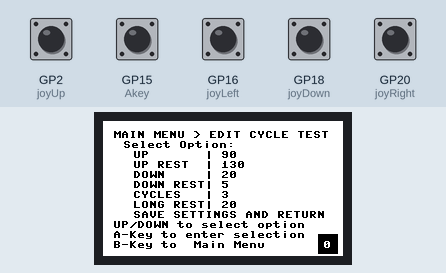
A program run on a simulated Raspberry Pi Pico running MicroPython. Parts: 240×135 colour display. Inputs (shaded band) come from the test bench; at power-on: GP2 (joyUp), GP15 (Akey), GP16 (joyLeft), GP18 (joyDown), GP20 (joyRight) HIGH.

Above: at 1.2 s.
1.3 s: GP15 (Akey) pulled LOW for 0.2 s
At 1.85 s:
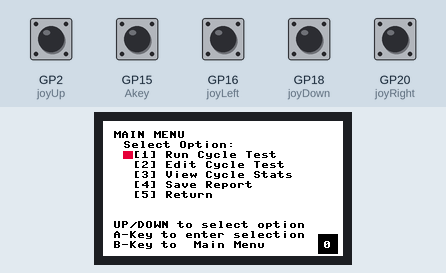
3.7 s: GP18 (joyDown) pulled LOW for 0.2 s
At 4.04 s:
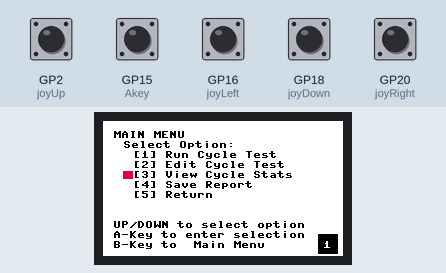
5.4 s: GP2 (joyUp) pulled LOW for 0.2 s
At 5.61 s:
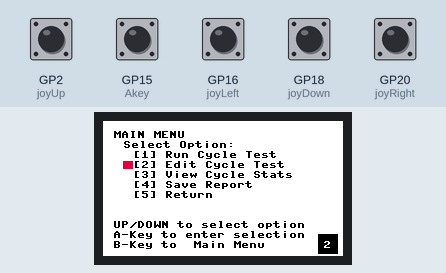
7.1 s: GP18 (joyDown) pulled LOW for 1 s
At 7.66 s:
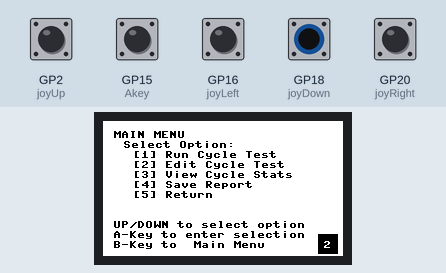
9.6 s: GP2 (joyUp) pulled LOW for 1 s
At 10.01 s:
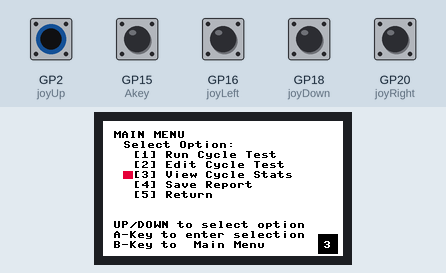

The program:

Pico-LCD_v1.py
```python
from machine import Pin,SPI,PWM
import framebuf
import time
import random

BL = 13
DC = 8
RST = 12
MOSI = 11
SCK = 10
CS = 9


class LCD_1inch14(framebuf.FrameBuffer):
    def __init__(self):
        self.width = 240
        self.height = 135

        self.cs = Pin(CS,Pin.OUT)
        self.rst = Pin(RST,Pin.OUT)

        self.cs(1)
        self.spi = SPI(1)
        self.spi = SPI(1,1000_000)
        self.spi = SPI(1,10000_000,polarity=0, phase=0,sck=Pin(SCK),mosi=Pin(MOSI),miso=None)
        self.dc = Pin(DC,Pin.OUT)
        self.dc(1)
        self.buffer = bytearray(self.height * self.width * 2)
        super().__init__(self.buffer, self.width, self.height, framebuf.RGB565)
        self.init_display()

        self.red   =   0x07E0 # 0 ok     (actually green)
        self.green =   0x001f # 1 ok     (actually blue)
        self.blue  =   0xf800 # 2 ok     (actually red)
        self.white =   0xffff # ok
        self.black =   0x0000 # 3 ok
        self.orange=   0x07f6 # 5 ok
        self.ergoblue =0x06DF #
        self.yellow=   0x9fe0 # 6 ok    0x07ff
        self.pink =    0xF81D #
        self.purple=   0xffe0 # 4 ok
        self.brown=    0x23cb # 7 ok


    def write_cmd(self, cmd):
        self.cs(1)
        self.dc(0)
        self.cs(0)
        self.spi.write(bytearray([cmd]))
        self.cs(1)

    def write_data(self, buf):
        self.cs(1)
        self.dc(1)
        self.cs(0)
        self.spi.write(bytearray([buf]))
        self.cs(1)

    def init_display(self):
        """Initialize dispaly"""
        self.rst(1)
        self.rst(0)
        self.rst(1)

        self.write_cmd(0x36)
        self.write_data(0x70)

        self.write_cmd(0x3A)
        self.write_data(0x05)

        self.write_cmd(0xB2)
        self.write_data(0x0C)
        self.write_data(0x0C)
        self.write_data(0x00)
        self.write_data(0x33)
        self.write_data(0x33)

        self.write_cmd(0xB7)
        self.write_data(0x35)

        self.write_cmd(0xBB)
        self.write_data(0x19)

        self.write_cmd(0xC0)
        self.write_data(0x2C)

        self.write_cmd(0xC2)
        self.write_data(0x01)

        self.write_cmd(0xC3)
        self.write_data(0x12)

        self.write_cmd(0xC4)
        self.write_data(0x20)

        self.write_cmd(0xC6)
        self.write_data(0x0F)

        self.write_cmd(0xD0)
        self.write_data(0xA4)
        self.write_data(0xA1)

        self.write_cmd(0xE0)
        self.write_data(0xD0)
        self.write_data(0x04)
        self.write_data(0x0D)
        self.write_data(0x11)
        self.write_data(0x13)
        self.write_data(0x2B)
        self.write_data(0x3F)
        self.write_data(0x54)
        self.write_data(0x4C)
        self.write_data(0x18)
        self.write_data(0x0D)
        self.write_data(0x0B)
        self.write_data(0x1F)
        self.write_data(0x23)

        self.write_cmd(0xE1)
        self.write_data(0xD0)
        self.write_data(0x04)
        self.write_data(0x0C)
        self.write_data(0x11)
        self.write_data(0x13)
        self.write_data(0x2C)
        self.write_data(0x3F)
        self.write_data(0x44)
        self.write_data(0x51)
        self.write_data(0x2F)
        self.write_data(0x1F)
        self.write_data(0x1F)
        self.write_data(0x20)
        self.write_data(0x23)

        self.write_cmd(0x21)

        self.write_cmd(0x11)

        self.write_cmd(0x29)

    def show(self):
        self.write_cmd(0x2A)
        self.write_data(0x00)
        self.write_data(0x28)
        self.write_data(0x01)
        self.write_data(0x17)

        self.write_cmd(0x2B)
        self.write_data(0x00)
        self.write_data(0x35)
        self.write_data(0x00)
        self.write_data(0xBB)

        self.write_cmd(0x2C)

        self.cs(1)
        self.dc(1)
        self.cs(0)
        self.spi.write(self.buffer)
        self.cs(1)


if __name__=='__main__':
    pwm = PWM(Pin(BL))
    pwm.freq(1000)
    pwm.duty_u16(32768)#max 65535


    #------joystck pin declaration-----
    # NOTE: 0 = pressed, 1 = not pressed
    Akey = Pin(15,Pin.IN,Pin.PULL_UP)
    Bkey = Pin(17,Pin.IN,Pin.PULL_UP)

    joyUp = Pin(2 ,Pin.IN,Pin.PULL_UP)
    joySelect = Pin(3 ,Pin.IN,Pin.PULL_UP)
    joyLeft = Pin(16 ,Pin.IN,Pin.PULL_UP)
    joyDown = Pin(18 ,Pin.IN,Pin.PULL_UP)
    joyRight = Pin(20 ,Pin.IN,Pin.PULL_UP)

    joy = [joyUp,joyRight,joyDown,joyLeft,joySelect,Akey,Bkey]

    LCD = LCD_1inch14()
    #color BRG
    lcdColors = [LCD.red,LCD.green,LCD.blue,LCD.black,LCD.purple,LCD.orange,LCD.yellow,LCD.brown,LCD.ergoblue,LCD.pink]

    joyVal = 0
    val = 1
    buttonVal = 0
    menuVal = 20
    selectVal = 0
    selectBool = True
    blinkBool = True
    selectVals = [0,1,2,3,4]
    runVals = [90,130,20,5,3,20,100]
    runStatus = ["Moving Up","Resting Up","Moving Down","Resting Down","Short Rest","Long Rest"]


    def menuHeader(mText):
        LCD.fill(LCD.white)
        LCD.text("MAIN MENU" + mText, 10, 10, LCD.black)
        LCD.text("Select Option:", 20, 20, LCD.black)
        LCD.text("UP/DOWN to select option", 10, 100, LCD.black)
        LCD.text("A-Key to enter selection", 10, 110, LCD.black)
        LCD.text("B-Key to  Main Menu", 10, 120, LCD.black)

    def menuSelector(selectBool,selectVal,selectVals,blinkBool):
        while(selectBool):
            LCD.fill_rect(215,113,20,20,LCD.black)        # use to see selection bottom right corner
            LCD.text(str(selectVal),220,120,LCD.white)    # use to see selection bottom right corner
            if Akey.value() == 0:
                selectVal = selectVals[selectVal]
                selectBool == False
                break
            else:
                if joyUp.value() == 0:
                    selectVal = selectVal - 1
                elif joyDown.value() == 0:
                    selectVal = selectVal + 1
                if selectVal < 0:
                    selectVal = 0
                elif selectVal >= len(selectVals):
                    selectVal = len(selectVals)-1
                if(blinkBool):
                    LCD.fill_rect(20,selectVal*10 + 30, 10, 8, LCD.red)
                else:
                    LCD.fill_rect(20, 30, 10, 65, LCD.white)
                blinkBool = not blinkBool
                time.sleep(0.1)
            LCD.show()
        return selectVal

    def mainMenu():
        selectVal = 0
        selectVals = [10,20,30,40,0]
        selectBool = True
        blinkBool = True
        menuHeader("")
        LCD.text("[1] Run Cycle Test", 30, 30, LCD.black)
        LCD.text("[2] Edit Cycle Test", 30, 40, LCD.black)
        LCD.text("[3] View Cycle Stats", 30, 50, LCD.black)
        LCD.text("[4] Save Report", 30, 60, LCD.black)
        LCD.text("[5] Return", 30, 70, LCD.black)
        selectVal = menuSelector(selectBool,selectVal,selectVals,blinkBool)
        return selectVal


    def editCycleTest():
        selectVal = 0
        selectBool = True
        blinkBool = True

        while(selectBool):
            menuHeader(" > EDIT CYCLE TEST")
            LCD.text("UP       | " + str(runVals[0]), 30, 30, LCD.black)
            LCD.text("UP REST  | " + str(runVals[1]), 30, 40, LCD.black)
            LCD.text("DOWN     | " + str(runVals[2]), 30, 50, LCD.black)
            LCD.text("DOWN REST| " + str(runVals[3]), 30, 60, LCD.black)
            LCD.text("CYCLES   | " + str(runVals[4]), 30, 70, LCD.black)
            LCD.text("LONG REST| " + str(runVals[5]), 30, 80, LCD.black)
            LCD.text("SAVE SETTINGS AND RETURN", 30, 90, LCD.black)
            LCD.fill_rect(215,113,20,20,LCD.black)        # use to see selection bottom right corner
            LCD.text(str(selectVal),220,120,LCD.white)    # use to see selection bottom right corner
            if Akey.value() == 0:
                selectBool == False
                return selectVal
            else:
                if joyLeft.value() == 0:
                    runVals[selectVal] = runVals[selectVal] - 1
                elif joyRight.value() == 0:
                    runVals[selectVal] = runVals[selectVal] + 1
                elif joyUp.value() == 0:
                    selectVal = selectVal - 1
                elif joyDown.value() == 0:
                    selectVal = selectVal + 1
                if selectVal < 0:
                    selectVal = 0
                elif selectVal > 6:
                    selectVal = 6
                if(blinkBool):
                    LCD.fill_rect(20,selectVal*10 + 30, 10, 8, LCD.red)
                else:
                    LCD.fill_rect(20, 30, 10, 70, LCD.white)
                blinkBool = not blinkBool
                time.sleep(0.1)
            LCD.show()


    while(1):
        time.sleep(0.25)
        if menuVal == 0:
            menuVal = mainMenu()
        elif menuVal == 20:
            menuVal = editCycleTest()
        else:
            menuVal = mainMenu()


r"""
    LCD.hline(10,10,220,LCD.blue)
    LCD.hline(10,125,220,LCD.blue)
    LCD.vline(10,10,115,LCD.blue)
    LCD.vline(230,10,115,LCD.blue)


    LCD.rect(12,12,20,20,LCD.red)
    LCD.rect(12,103,20,20,LCD.red)
    LCD.rect(208,12,20,20,LCD.red)
    LCD.rect(208,103,20,20,LCD.red)

    LCD.show()
    key0 = Pin(15,Pin.IN)
    key1 = Pin(17,Pin.IN)
    key2 = Pin(2 ,Pin.IN)
    key3 = Pin(3 ,Pin.IN)
    while(1):
        if(key0.value() == 0):
            LCD.fill_rect(12,12,20,20,LCD.red)
        else :
            LCD.fill_rect(12,12,20,20,LCD.white)
            LCD.rect(12,12,20,20,LCD.red)

        if(key1.value() == 0):
            LCD.fill_rect(12,103,20,20,LCD.red)
        else :
            LCD.fill_rect(12,103,20,20,LCD.white)
            LCD.rect(12,103,20,20,LCD.red)

        if(key2.value() == 0):
            LCD.fill_rect(208,12,20,20,LCD.red)
        else :
            LCD.fill_rect(208,12,20,20,LCD.white)
            LCD.rect(208,12,20,20,LCD.red)

        if(key3.value() == 0):
            LCD.fill_rect(208,103,20,20,LCD.red)
        else :
            LCD.fill_rect(208,103,20,20,LCD.white)
            LCD.rect(208,103,20,20,LCD.red)


        LCD.show()
    time.sleep(1)
    LCD.fill(0xFFFF)

"""
```

Measured:
- after the input at 3.7 s, the display: first differs from a run without the input after 0.27 s (image 2)
- after the input at 5.4 s, the display: changes after 0.14 s (image 3)
- after the input at 7.1 s, the display: first differs from a run without the input after 0.33 s (image 4 shows a later state)
- after the input at 9.6 s, the display: first differs from a run without the input after 0.34 s (image 5)
